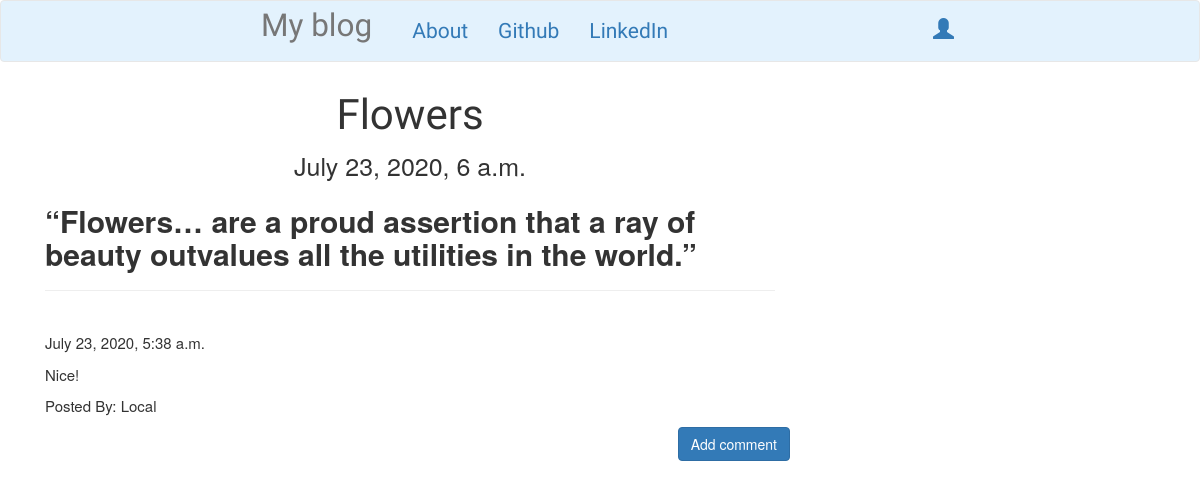
The page /post/17 on the database as committed earlier.
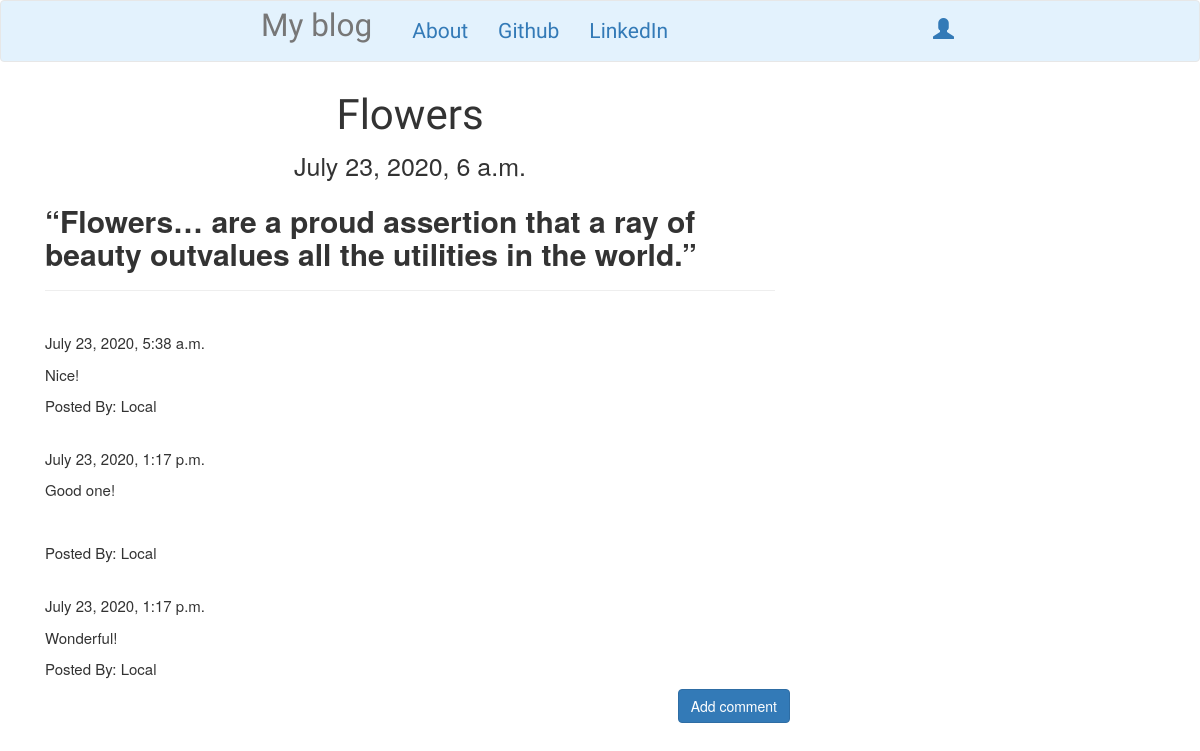
The same page on the database as committed later.
### blog/models.py (models this page shows, shortened)
class Post(models.Model):
    author = models.ForeignKey('auth.User',on_delete=models.CASCADE)
    title = models.CharField(max_length=200)
    text = models.TextField()
    created_date = models.DateTimeField(blank=True,null=True)
    published_date = models.DateTimeField(blank=True, null=True)

class Comment(models.Model):
    post = models.ForeignKey('blog.Post', related_name='comments',on_delete=models.CASCADE)
    author = models.CharField(max_length=200)
    text = models.TextField()
    created_date = models.DateTimeField(default=timezone.now())
    approved_comment = models.BooleanField(default=False)

### blog/views.py (the view)
# urls.py: url(r'^post/(?P<pk>\d+)$',views.PostDetailView.as_view(),name='post_detail'),
class PostDetailView(DetailView):
    model = Post

### blog/templates/blog/post_detail.html (shortened to what this page needs)
{% extends 'blog/base.html' %}
{% block content %}
<h1 class="posttitle loader">{{ post.title }}</h1>
{% if post.published_date %}
    <div class="date postdate" style="font-size:25px">
        {{post.published_date}}
    </div>
{% else %}
    <a class="btn btn-default" href="{% url 'post_publish' post.pk %}">Publish</a>
{% endif %}
<p class="postcontent">{{post.text|safe|linebreaksbr}}</p>
<hr>
<div style="font-size:15px">
    {% for comment in post.comments.all %}
    <br>
        {% if user.is_authenticated or comment.approved_comment %}
            {{comment.created_date}}
                    <p>{{comment.text|safe|linebreaks}}</p>
                    <p>Posted By: {{comment.author}}</p>
        {% endif %}
        {% empty %}
        <p>No Comments!</p><br>
    {% endfor %}
</div>
<a class="btn btn-primary btn-comment" href="{% url 'add_comment_to_post' post.pk %}">Add comment</a>
{% endblock content %}

### blog/templates/blog/base.html (shortened to what this page needs)
<!DOCTYPE html>
{% load static %}
<html>
<head>
    <link rel="stylesheet" href="https://stackpath.bootstrapcdn.com/bootstrap/4.5.0/css/bootstrap.min.css">
    <link rel="stylesheet" href="https://maxcdn.bootstrapcdn.com/bootstrap/3.4.1/css/bootstrap.min.css">
    <link rel="stylesheet" href="//cdn.jsdelivr.net/npm/medium-editor@latest/dist/css/medium-editor.min.css" type="text/css" media="screen" charset="utf-8">
    <link rel="stylesheet" href="{% static 'css/blog.css'%}">
</head>
<body class="loader">
<nav class="navbar navbar-default techfont custom-navbar " style="background-color: #e3f2fd;">
        <ul class="nav">
            <li class="nav-item"><a class="navbar-brand bigbrand" href="{% url 'post_list' %}"> My blog </a></li>
            <li class="nav-item"><a class="nav-link" href="{% url 'about' %}">About </a></li>
            <li class="nav-item"><a class="nav-link" href="https://www.github.com"> Github </a></li>
            <li class="nav-item"><a class="nav-link" href="https://www.linkedin.com"> LinkedIn </a></li>
        </ul>
        <ul class='nav navbar-right'>
            {% if user.is_authenticated %}
            <li>
                <a href="{% url 'post_new' %}">New Post</a>
            </li>
            <li>
                <a href="{% url 'post_draft_list' %}">Drafts</a>
            </li>
            <li>
                <a href="{% url 'logout' %}">Log Out</a>
            </li>
            <li>
                <a>Welcome: {{user.username}} </a>
            </li>
            {% else %}
            <li><a href="{% url 'login'%}"><span class="glyphicon glyphicon-user"></span></a>
            </li>
            {% endif %}
        </ul>
</nav>
<div class='content container'>
    <div class="row">
        <div class="col-md-8">
            <div class="blog_post">
            {% block content %}
            {% endblock content %}
            </div>
        </div>
    </div>
</div>
</body>
</html>

### blog/static/css/blog.css (style rules this page uses)
.techfont { font-family: 'Russo One', sans-serif; font-size: 1.5em; margin-bottom: 10px; }
.postdate { text-align: center; }
.posttitle { font-family: 'Russo One', sans-serif; font-size: 3em; text-align: center; }
.postcontent { font-family: 'Montserrat'; font-size: 1.5em; }
.btn-comment { position: absolute; right: 0px; }
.bigbrand { font-size: 1.5em; }
.loader { filter:hue-rotate(0deg); color: linear-gradient(45deg,#0f8,#08f); animation:hue 5000ms infinite linear; }

Rows that differ between the two databases and show on the page:
added Comment: created_date "July 23, 2020, 1:17 p.m.", text "Good one!", author "Local"
added Comment: created_date "July 23, 2020, 1:17 p.m.", text "Wonderful!", author "Local"
